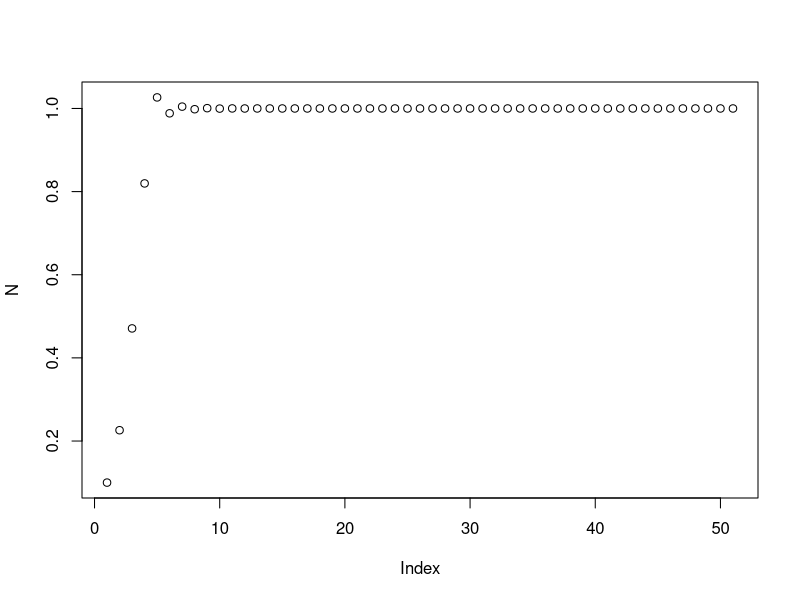
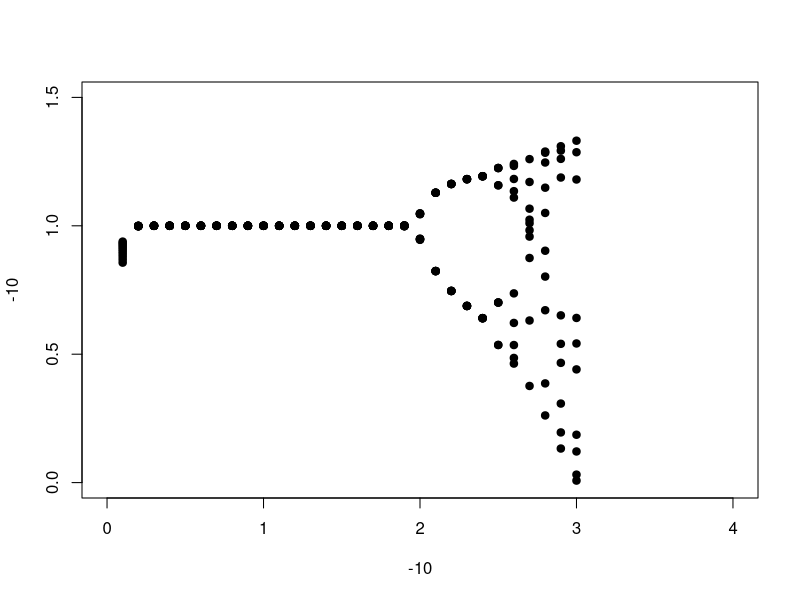
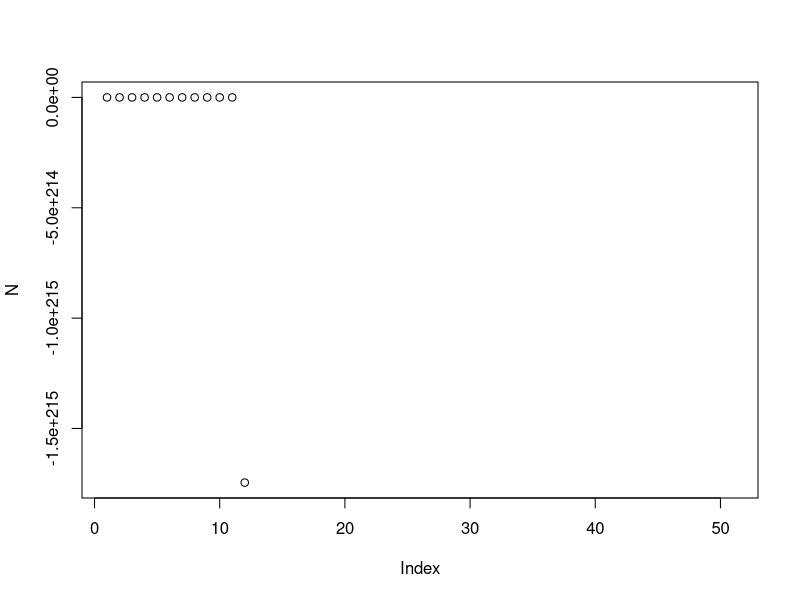
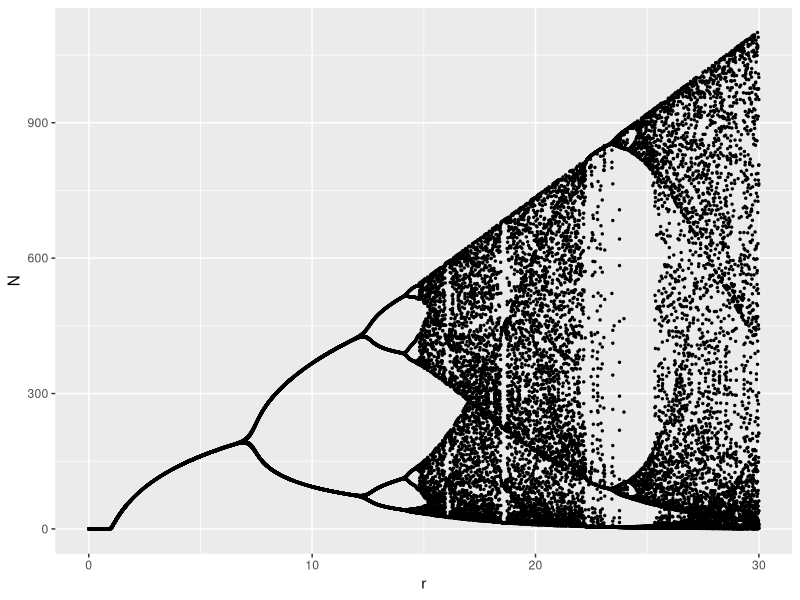
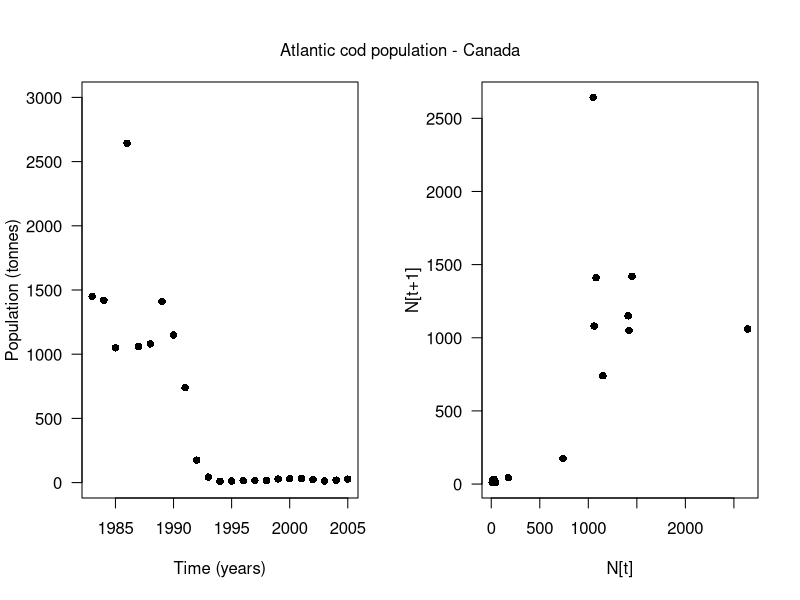

The R source for these figures, in order: (Note: this script raises an error after producing the figures.)
# Problem set 1: Single-species models in discrete time
# 16 Jan 2019
# AP

# Parameters
max_time = 50 
r = 1.4 # pop. growth/death rate or intrinsic growth rate
K = 1 # carrying capacity

N = vector('numeric',length=max_time) # N is the population size
N[1] = 0.1 # no reason for choosing the value of 0.1 for this model. 

# Iterate model
for (t in 1:max_time){
  N[t+1] = N[t] + r*N[t]*(1 - N[t]/K) # determine the new population size from the old population size
}

plot(N) # the x-axis though marked as Index, it means time. Population size over time.

# r = 0.4
#as the value of r increases, the rate of growth increases and reaches the maximum capacity earlier. But as the value of r exceeds 1, the slope starts to loose its curve and becomes more erractic at the point of reaching maximum capacity.
# when r is equaled to some particular values, the graph becomes erattic and bounces around. 
# the population looses its equilibrium close to 1.5 and starts to bifurcate.

#####################################################################################

# 2. To show the results in question 1 more clearly, write R code to build a plot of the equilibrium value versus the value for r. To do this, run the model for 50 years, and only plot the last 10 years. If the solution is an equilibrium point, all 10 years should be the same value.s

# Parameters
max_time = 50 
r = 0.4 # pop. growth/death rate
K = 1 # carrying capacity

# eq = seq(from = 0, to = 4.5, by = 0.5)

N = vector('numeric',length=max_time) # N is the population size
N[1] = 0.1 # no reason for choosing the value of 0.1 for this model. 

# bifurcation datagram


# attempt 4##################################################################

# Parameters 
max_time = 50 
r = 0.4 # pop. growth/death rate
K = 1 # carrying capacity

val1=matrix(data=NA, nrow=10, ncol=1)
# counter = 0
plot(-10,-10, ylim = c(0,1.5), xlim = c(0,4))
for (r in seq(from = 0.1, to = 4.0, by = 0.1)){
  for (t in 1:max_time){
    N[t+1] = N[t] + r*N[t]*(1 - N[t]/K)
    
  }
  # counter=counter+1
  val1[,1] <- r
  val2 <- N[41:50]
  
  points(x=val1, y=val2, pch=19)
}

plot(N)##################Success#############################################


# External example (copied from https://rpubs.com/DistribEcology/880)
library(ggplot2)
rmax <- 30
out.df <- matrix(NA, ncol = 2, nrow = 0)
a <- 0.01
r <- seq(0, rmax, by = 0.01)
n <- 50

for (z in 1:length(r)) {
  
  xl <- vector()
  xl[1] <- 10
  for (i in 2:n) {
    
    xl[i] <- xl[i - 1] * r[z] * exp(-a * xl[i - 1])
    
  }
  uval <- unique(xl[40:n])
  ### Here is where we can save the output for ggplot
  out.df <- rbind(out.df, cbind(rep(r[z], length(uval)), uval))
}
out.df <- as.data.frame(out.df)
colnames(out.df) <- c("r", "N")
ggplot(out.df, aes(x = r, y = N)) + geom_point(size = 0.5)

#######################################################################################

# 3. Fisheries example
cod_pop <- c(1450, 1420, 1050, 2643, 1060, 1080, 1410, 1150, 740, 175, 43, 10, 12, 15, 16, 16, 28, 30, 32, 23, 12, 19, 27)
years <- c(1983, 1984, 1985, 1986, 1987, 1988, 1989, 1990, 1991, 1992, 
           1993, 1994, 1995, 1996, 1997, 1998, 1999, 2000, 2001, 2002, 2003, 
           2004, 2005)

par(mfrow=c(1,2))
plot(years,cod_pop,ylim=c(0,3000),las=1,ylab='Population (tonnes)',xlab='Time (years)',pch=16)
plot(cod_pop[1:(length(cod_pop)-1)],cod_pop[2:length(cod_pop)],ylab='N[t+1]',xlab='N[t]',las=1,pch=16)

mtext(text = 'Atlantic cod population - Canada',side = 3,line = -3,outer=T)

# 3a) What are the parameter values (a and b) that best fit the data in phase plane diagram above?

max_time = 23

N = vector('numeric',length=max_time)
N[1] = 1450

Nt_1=NULL

index=0

mat2=matrix(data=NA, nrow=6, ncol=3)

for(a in seq(from=4, to=6, by=1)){
  for(b in seq(from=4, to=6, by=1)){
    for(t in 1:max_time){
      N[t+1] = (a*N[t])/(1+b*N[t])
      Nt_1=N[24]
    }
    index=index+1
    mat2[index,1]=a
    mat2[index, 2]=b
    mat2[index,3]=Nt_1
  }
}
